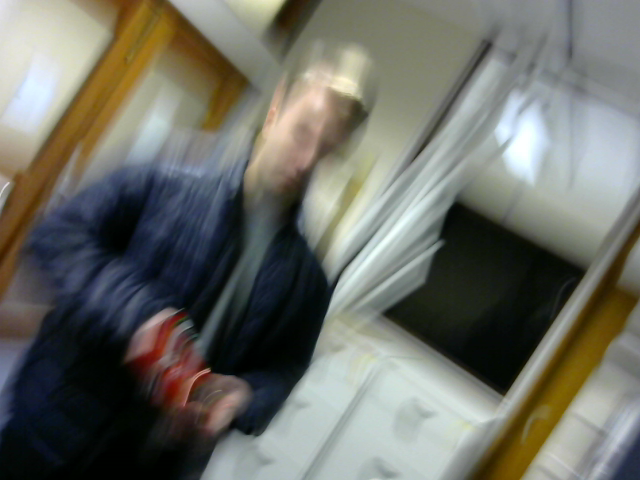
#> input picture dani_robot_image0.png, 640 x 480 px, given in place of the camera
$ python Camshift_trial.py
#> lines starting #> are read from the running program, lines starting #| are printed output that depends on the picture; after the words box and inside, x2 and y2 are one past the last pixel; in counts of white or black regions, pixels touching at a corner belong together
import numpy as np
import cv2

cap = cv2.VideoCapture(0)

ret,frame = cap.read()
#> frame is the input picture: shape (480, 640, 3); mean B, G, R 101.6, 109.8, 108.7

r,h,c,w = 250,90,400,125
track_window = (c,r,w,h)

#set up the ROI for tracking
roi = frame[r:r+h, c:c+w]
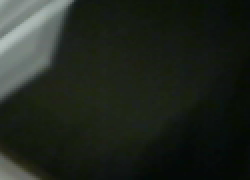
#> roi: shape (90, 125, 3) (shown 2 times larger); mean B, G, R 30.2, 38, 32.2
hsv_roi = cv2.cvtColor(roi, cv2.COLOR_BGR2HSV)
#> hsv_roi: shape (90, 125, 3); mean H, S, V 56.7, 83.9, 38
mask = cv2.inRange(hsv_roi, np.array((60., 60., 60.)), np.array((180.,255.,255.)))
#> mask: shape (90, 125); every value is 0
roi_hist = cv2.calcHist([hsv_roi],[0],mask,[180],[0,180])
#> roi_hist = 180 values from 0 to 0
cv2.normalize(roi_hist, roi_hist, 0, 255, cv2.NORM_MINMAX)

#Setup the termination criteria, either 10 iterations or move by at lease 1 point
term_crit = ( cv2.TERM_CRITERIA_EPS | cv2.TERM_CRITERIA_COUNT, 10, 1 )

while(True):
    ret , frame = cap.read()

    if ret == True:
        hsv = cv2.cvtColor(frame, cv2.COLOR_BGR2HSV)
#> hsv: shape (480, 640, 3); mean H, S, V 63.5, 76.2, 117.3
        dst = cv2.calcBackProject([hsv],[0],roi_hist,[0,180],1)
#> dst: shape (480, 640); every value is 0

        #apply meanshift to get the new location
        ret, track_window = cv2.CamShift(dst,track_window, term_crit)
#> ret = ((0, 0), (0, 0), 0); track_window = (390, 240, 145, 110)

        #Draw it on image
        pts = cv2.boxPoints(ret)
#> pts = [[0, 0], [0, 0], [0, 0], [0, 0]]
        pts = np.int0(pts)
        img2 = cv2.polylines(frame,[pts], True, 255, 2)
        cv2.imshow("Image 2", img2)

        k = cv2.waitKey(60) & 0xFF
#> (key Esc is pressed here)
        if k == 27:
            break
        else:
            cv2.imwrite(chr(k)+".jpg", img2)

    else:
        break

cv2.destroyAllWindows()
cap.release()

$ run again, on dani_robot_image1.png
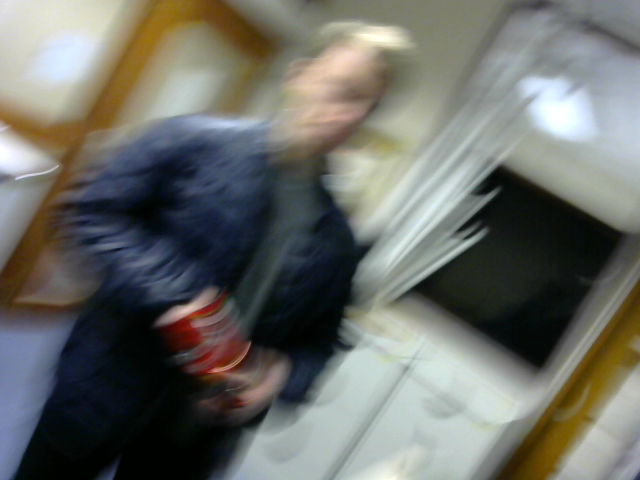
#> input picture dani_robot_image1.png, 640 x 480 px, given in place of the camera
#> frame is the input picture: shape (480, 640, 3); mean B, G, R 103.5, 109, 107.5
#> hsv_roi: shape (90, 125, 3); mean H, S, V 57.5, 51.8, 70.3
#> `mask = cv2.inRange(hsv_roi, np.array((60., 60., 60.)), np.array((180.,..`:
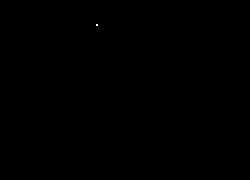
#> mask: shape (90, 125) (shown 2 times larger); 0.01% white in thin lines or dots, all inside (x1, y1, x2, y2) = (48, 12, 49, 13)
#> roi_hist = 180 values, max 1 at index 83, min 0 at index 0, mean 0.00556
#> hsv: shape (480, 640, 3); mean H, S, V 65.9, 73.5, 117.2
#> `dst = cv2.calcBackProject([hsv],[0],roi_hist,[0,180],1)`:
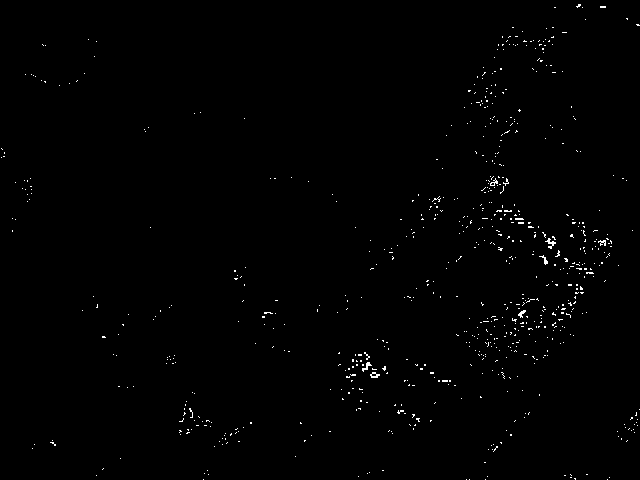
#> dst: shape (480, 640); 0.67% white in thin lines or dots
#> ret = ((539, 308.5), (69.92, 158.3), 53.91); track_window = (474, 261, 130, 95)
#> `pts = cv2.boxPoints(ret)`: pts = [[454.4, 326.9], [582.4, 233.6], [623.6, 290.1], [495.6, 383.4]]
#> `pts = np.int0(pts)`: pts = [[454, 326], [582, 233], [623, 290], [495, 383]]

$ run again, on dani_robot_image10.png
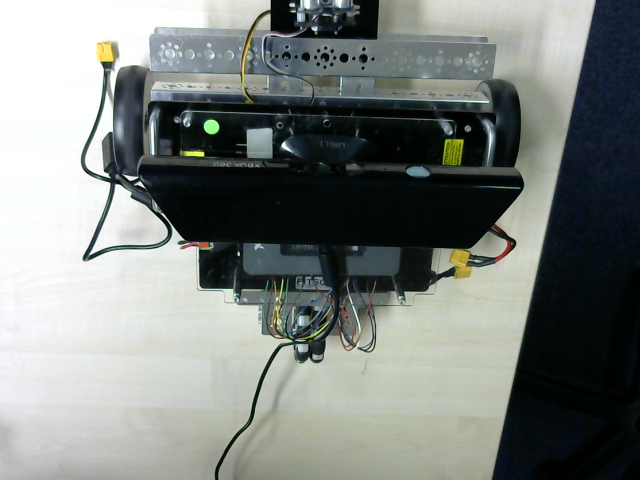
#> input picture dani_robot_image10.png, 640 x 480 px, given in place of the camera
#> frame is the input picture: shape (480, 640, 3); mean B, G, R 126, 129.6, 124.5
#> hsv_roi: shape (90, 125, 3); mean H, S, V 46.3, 36.4, 171
#> `mask = cv2.inRange(hsv_roi, np.array((60., 60., 60.)), np.array((180.,..`:
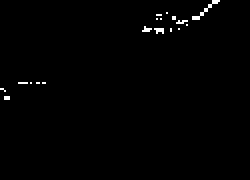
#> mask: shape (90, 125) (shown 2 times larger); 0.78% white in thin lines or dots, all inside (x1, y1, x2, y2) = (0, 0, 110, 50)
#> roi_hist = 180 values, max 12 at index 179, min 0 at index 0, mean 0.489
#> hsv: shape (480, 640, 3); mean H, S, V 64, 64.5, 131.6
#> `dst = cv2.calcBackProject([hsv],[0],roi_hist,[0,180],1)`:
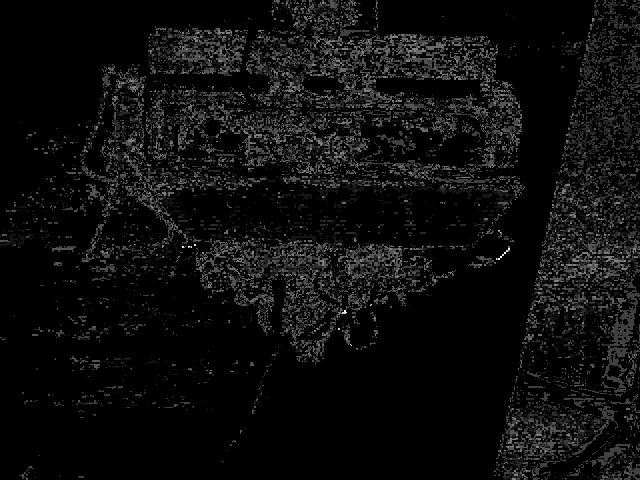
#> dst: shape (480, 640); min 0, max 255, mean 13
#> ret = ((332, 276.5), (98.13, 158.9), 83.38); track_window = (252, 227, 160, 99)
#> `pts = cv2.boxPoints(ret)`: pts = [[247.4, 236.9], [405.2, 218.6], [416.6, 316.1], [258.8, 334.4]]
#> `pts = np.int0(pts)`: pts = [[247, 236], [405, 218], [416, 316], [258, 334]]

$ run again, on dani_robot_image11.png
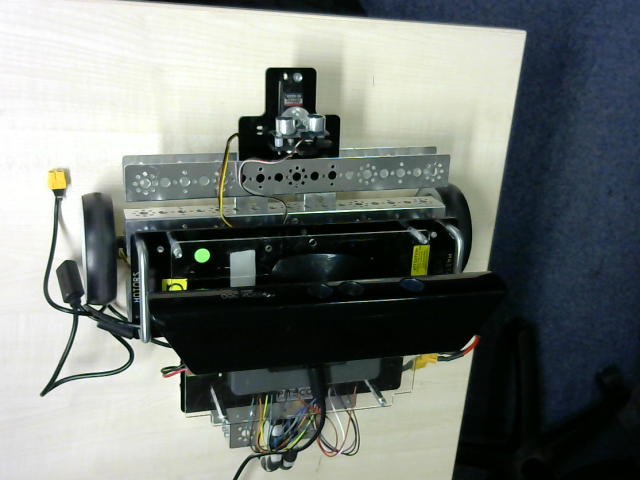
#> input picture dani_robot_image11.png, 640 x 480 px, given in place of the camera
#> frame is the input picture: shape (480, 640, 3); mean B, G, R 118.6, 123, 116.8
#> hsv_roi: shape (90, 125, 3); mean H, S, V 69.7, 177.4, 25.5
#> `mask = cv2.inRange(hsv_roi, np.array((60., 60., 60.)), np.array((180.,..`:
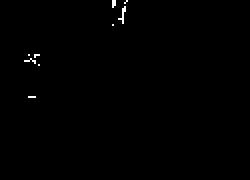
#> mask: shape (90, 125) (shown 2 times larger); 0.36% white in thin lines or dots, all inside (x1, y1, x2, y2) = (12, 0, 64, 49)
#> roi_hist = 180 values, max 5 at index 80, min 0 at index 0, mean 0.222
#> hsv: shape (480, 640, 3); mean H, S, V 62.4, 77.4, 126.4
#> `dst = cv2.calcBackProject([hsv],[0],roi_hist,[0,180],1)`:
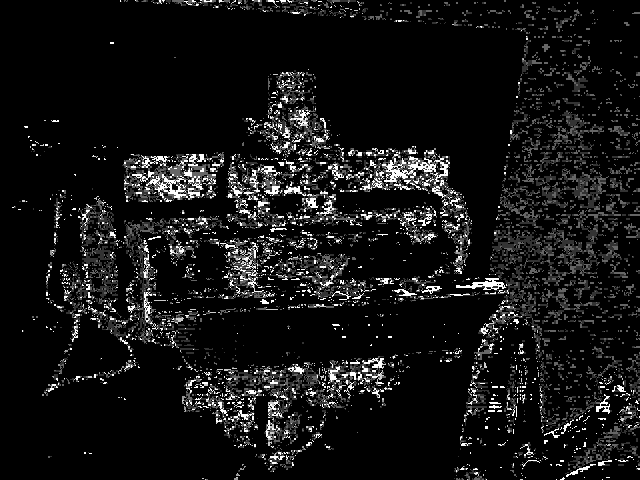
#> dst: shape (480, 640); min 0, max 255, mean 20.5
#> ret = ((512, 276.5), (118.8, 155.6), 98.96); track_window = (434, 217, 156, 119)
#> `pts = cv2.boxPoints(ret)`: pts = [[444.4, 205.7], [598.1, 229.9], [579.6, 347.3], [425.9, 323.1]]
#> `pts = np.int0(pts)`: pts = [[444, 205], [598, 229], [579, 347], [425, 323]]
